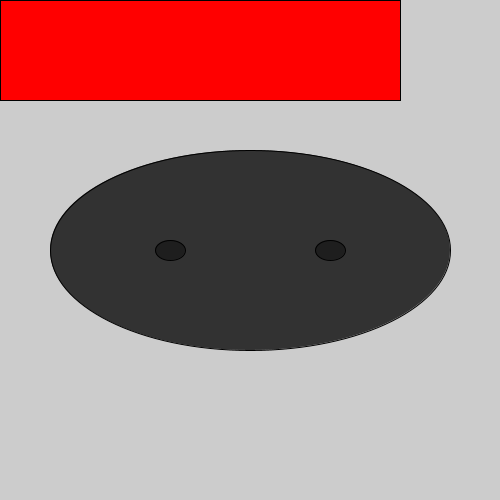
Frame 1 (no input)
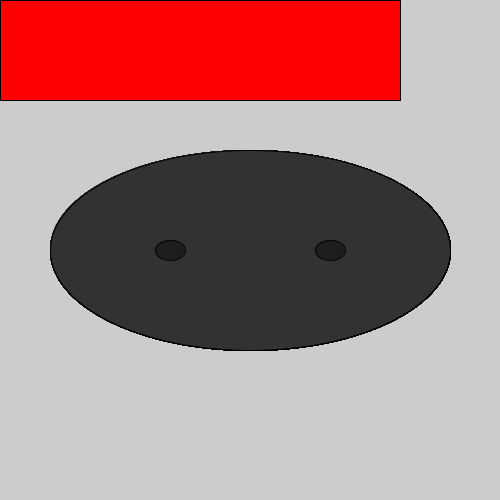
Frame 60 (the mouse pressed at the canvas centre just before this capture)
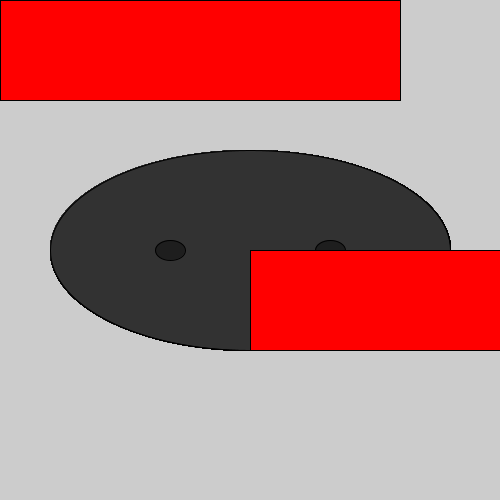
Frame 120 (the mouse held since frame 60 and released just before this capture)

The Processing sketch that drew these frames (run headless with seeded random() and noise(); from frame 60 on, the mouse is pressed at the canvas centre):

// Processing sketch: processing_186585
// ── processing_186585.pde

void setup() { 
  size(500, 500);
   
}
 
void draw() {
  fill(50);
   
  ellipse(250,250,400,200);
   
  fill(30);
  ellipse(170,250,30,20);
  ellipse(330,250,30,20);
   
  fill(255,0,0);
  rect(mouseX,mouseY,100,65);
   rect(mouseX,mouseY,400,100);
  
   
  
}
